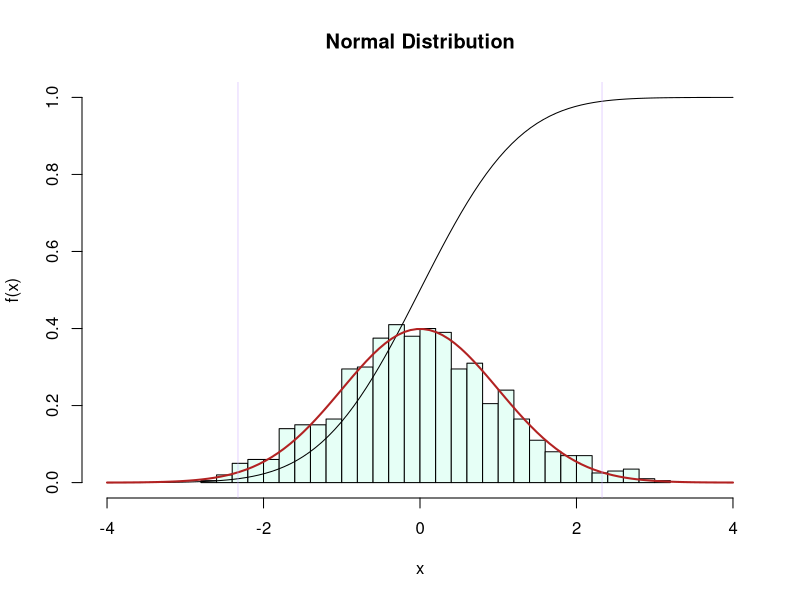
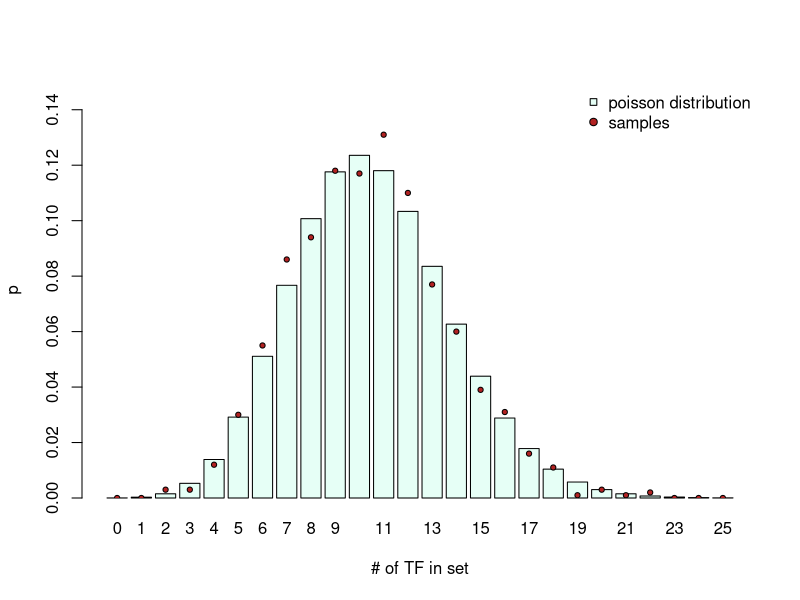
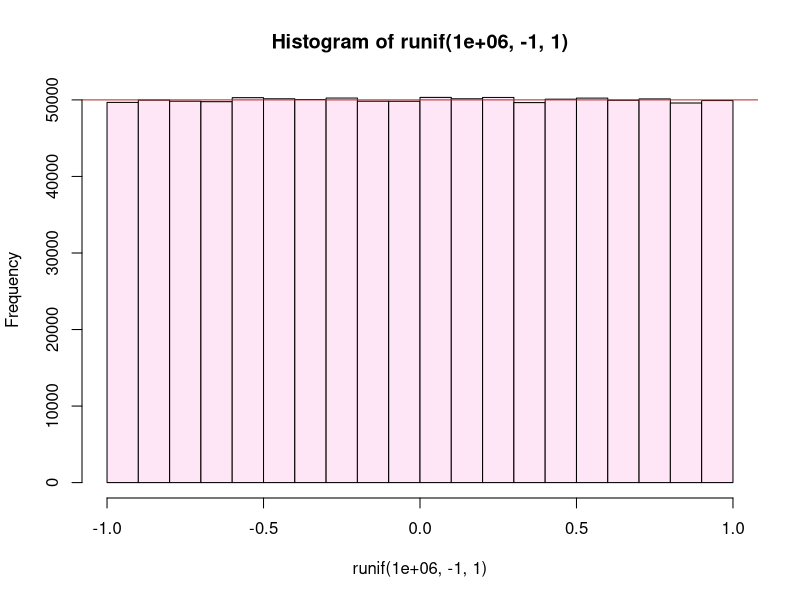
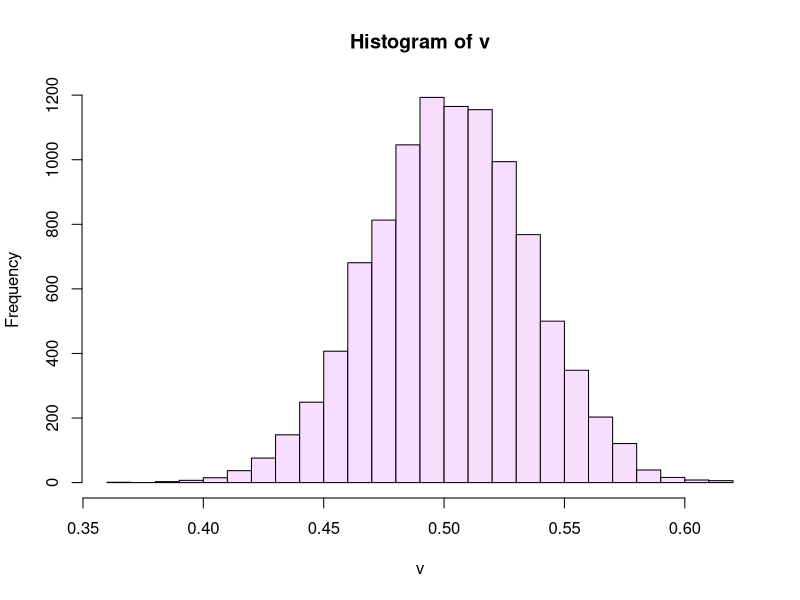
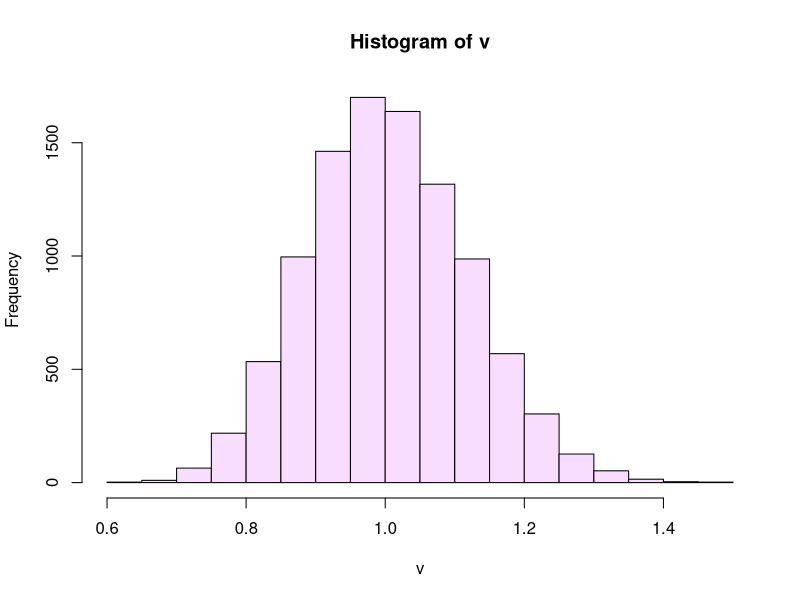
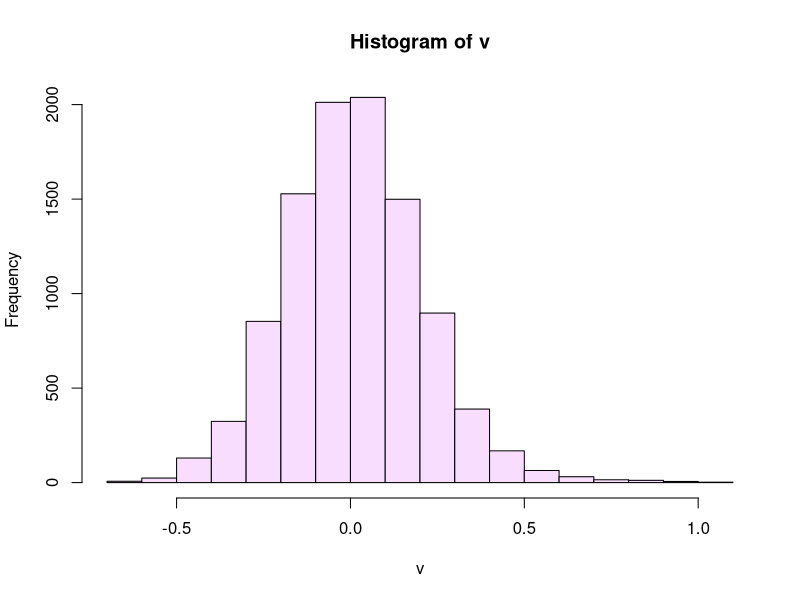
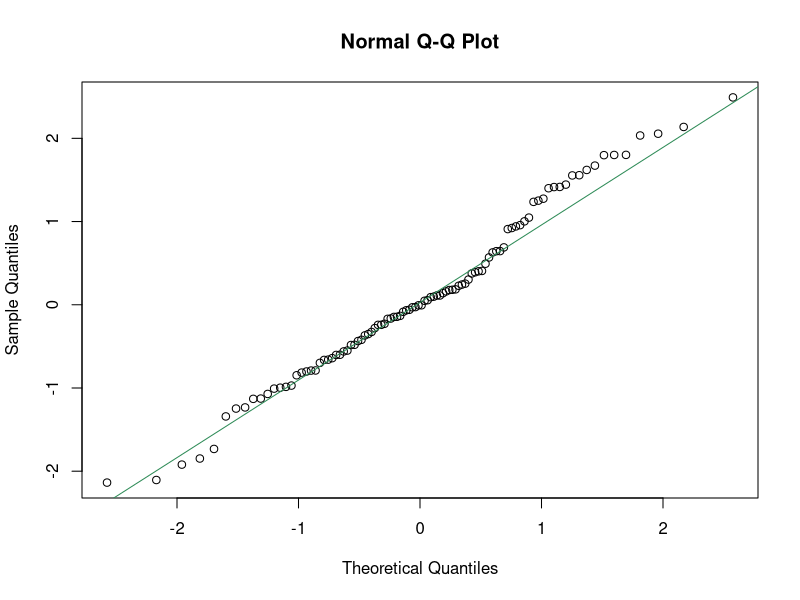
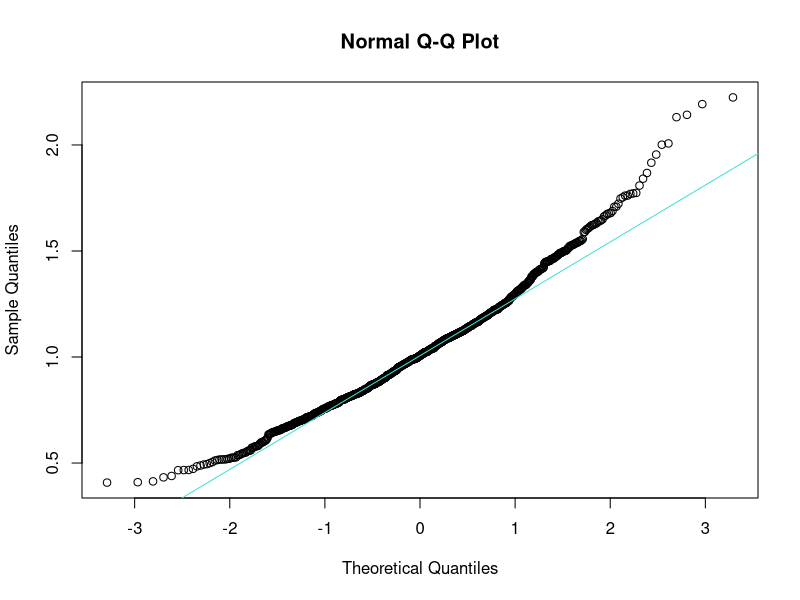

These figures' R source, in order:
# FND-STA-Probability_distribution.R
#
# Purpose:  A Bioinformatics Course:
#              R code accompanying the FND-STA-Probability_distribution unit.
#
# Version:  1.1
#
# Date:     2017  10
# Author:   Boris Steipe (boris.steipe@utoronto.ca)
#
# Versions:
#           1.1    Corrected empirical p-value
#           1.0    First code live version
#
# TODO:
#           Add tasks
#
# == DO NOT SIMPLY  source()  THIS FILE! =======================================
#
# If there are portions you don't understand, use R's help system, Google for an
# answer, or ask your instructor. Don't continue if you don't understand what's
# going on. That's not how it works ...
#
# ==============================================================================


#TOC> ==========================================================================
#TOC>
#TOC>   Section  Title                                                   Line
#TOC> -----------------------------------------------------------------------
#TOC>   1        Introduction                                              49
#TOC>   2        Three fundamental distributions                          112
#TOC>   2.1      The Poisson Distribution                                 115
#TOC>   2.2      The uniform distribution                                 168
#TOC>   2.3      The Normal Distribution                                  188
#TOC>   3        quantile-quantile comparison                             229
#TOC>   3.1      qqnorm()                                                 239
#TOC>   3.2      qqplot()                                                 299
#TOC>   4        Quantifying the difference                               316
#TOC>   4.1      Chi2 test for discrete distributions                     350
#TOC>   4.2      Kullback-Leibler divergence                              441
#TOC>   4.2.1    An example from tossing dice                             452
#TOC>   4.2.2    An example from lognormal distributions                  574
#TOC>   4.3      Kolmogorov-Smirnov test for continuous distributions     616
#TOC>
#TOC> ==========================================================================


# =    1  Introduction  ========================================================

# The space of possible outcomes of events is called a probability distribution
# and the properties of probability distributions are crucial to our work. Many
# distributions like the (discrete) Poisson, or the (continuous) Normal
# distribution have been characterized in great detail, their behaviour is well
# understood, and they are useful for countless applications - but we also need
# to able to work with ad hoc distributions that have never been seen before.

# Let's get a few facts about probability distributions out of the way:

# The "support" of a probability distribution is the range of outcomes that have
# a non-zero probability. The "domain" of a probability distribution is the
# range of probabilities that the distribution can take over its support. Think
# of this as the ranges on the x- and y-axis respectively. Thus the distribution
# can be written as p = f(x).

# The integral over a probability distribution is always 1. This means: the
# distribution reflects the situation that an event does occur, any event, but
# there is not "no event".

# R's inbuilt probability functions always come in four flavours:
# d...  for "density": this is the probability density function (p.d.f.),
#         the value of f(x) at x.
# p...  for "probability": this is the cumulative distribution function
#         (c.d.f.). It is 0 at the left edge of the support, and 1 at
#         the right edge.
# q... for "quantile": The quantile function returns the x value at which p...
#         takes a requested value.
# r... for "random": produces random numbers that are distributed according
#         to the p.d.f.

# To illustrate with the "Normal Distribution" (Gaussian distribution):

# 1000 normally distributed values with default parameters: mean 0, sd 1.
r <- rnorm(1000)

# pastel green: histogram of 1000 random samples
hist(r,
     freq = FALSE,
     breaks = 30,
     xlim = c(-4, 4),
     ylim = c(0, 1),
     main = "Normal Distribution",
     xlab = "x",
     ylab = "f(x)",
     col = "#E6FFF6")

# 100 equally spaced point along x
x <- seq(-4, 4, length.out = 100)

# black: c. d. f. along x. Note that this asymptotically reaches 1
points(x, pnorm(x), type = "l")

# dark red: p. d. f. along x
points(x, dnorm(x), type = "l", lwd = 2, col="firebrick")

# purple: 1% and 99% quantiles
abline(v = qnorm(c(0.01, 0.99)), lwd = 0.5, col = "#CCAAFF")

# Study this plot well and familiarize yourself with the terms.


# =    2  Three fundamental distributions  =====================================


# ==   2.1  The Poisson Distribution  ==========================================

# The Poisson distribution is a discrete probability distribution that
# characterizes how many events we expect among a given number of observations
# if the mean probability of an event is known. Assume we know that there are
# 256 transcription factors among the 6091 protein-coding genes of yeast, then
# the probability of picking a transcription factor at random from all ORFs is
# 256/6091 ~= 4.2%. How many do we expect if we look e.g. at 250 differentially
# expressed genes? This means the mean number of transcription factors  we would
# expect in that sample of differentially expressed genes is (250 * 256)/6091.

dpois(0,  (250 * 256) / 6091)       # Probability of seeing no TFs
dpois(1,  (250 * 256) / 6091)       # Probability of seing one ...
dpois(2,  (250 * 256) / 6091)       # Probability of seing two ...
dpois(3:10, (250 * 256) / 6091)     # Probability of seing from three to ten ...
sum(dpois(0:4, (250 * 256) / 6091)) # Probability of seeing four or less ...

# Lets plot this
N <- 25
x <- dpois(0:N, (250 * 256) / 6091)
names(x) <- as.character(0:N)
midPoints <- barplot(x, col = "#E6FFF6",
             axes = TRUE,
             ylim = c(0, 0.15),
             xlab = "# of TF in set",
             ylab = "p")

# Confirm that our understanding of dpois() is correct, by simulating actual
# trials:

N <- 1000
genes <- numeric(6091)   # All genes are 0
genes[1:256] <- 1        # TFs  are 1

x <- numeric(N)          # initialize vector
set.seed(112358)
for (i in 1:N) {
  x[i] <- sum(sample(genes, 250)) # sum of TFs in our sample in this trial
}

(t <- table(x)/N)

# Add these values to the plot
y <- numeric(26)                     # initialize vector with 26 slots
y[as.numeric(names(t)) + 1] <- t     # put the tabled values there (index + 1)
points(midPoints, y, pch = 21, cex = 0.7, bg = "firebrick")
legend("topright",
       legend = c("poisson distribution", "samples"),
       pch = c(22, 21),
       pt.bg = c("#E6FFF6", "firebrick"),
       bty = "n")


# ==   2.2  The uniform distribution  ==========================================

# The uniform distribution has the same probability over its entire support. R's
# runif() function takes the desired number, the min and the max as arguments.
# Let's plot a histogram of a million values between -1 and 1 to demonstrate.

hist(runif(1e6, -1, 1), breaks = 20, col = "#FFE6F6")
abline(h = 1e6/20, col="firebrick")

# One of the important uses of the uniform distribution is to write conditional
# expressions that are TRUE with a given probability. For example, to get TRUE
# values with a probability of 1/3, we pick a random number between 0 and 1, and
# ask whether the number is smaller than 1/3. Example:

runif(10) < 1/3

#confirm with a million trials
sum(runif(1e6) < 1/3)/1e6  # should be close to 0.33333...


# ==   2.3  The Normal Distribution  ===========================================

# The king of probability distributions. Why? That's because of the Central
# Limit Theorem (CLT) that essentially says that a process that is subject to
# small fluctuations will tend to normally distributed outcomes ... and in
# biology literally everything is subject to small fluctuations.

# Lets simulate: Lets create a vector of 12345 numbers, choose samples of size
# 77 from that vector and calculate the mean. We do that 9999 times. I am just
# using odd numbers so it is clear in the code which number represents what.

x <- runif(12345)
v <- numeric(9999)
for (i in 1:length(v)) {
  v[i] <- mean(sample(x, 77))
}

hist(v, breaks = 20, col = "#F8DDFF")

# Let's try this again, this time sampling from an exponential distribution ...
x <- rexp(12345)
v <- numeric(9999)
for (i in 1:length(v)) {
  v[i] <- mean(sample(x, 77))
}

hist(v, breaks = 20, col = "#F8DDFF")

# ... or from a t-distribution ...
x <- rt(12345, df = 3)
v <- numeric(9999)
for (i in 1:length(v)) {
  v[i] <- mean(sample(x, 77))
}

hist(v, breaks = 20, col = "#F8DDFF")

# The outcomes all give normal distributions, regardless what the details of our
# original distribution were!


# =    3  quantile-quantile comparison  ========================================


# Once we have observed a distribution of outcomes, the next task is often to
# quantify whether the values correspond to a known distribution. This can be
# done with quantile-quantile plots that plot the quantile values of one
# distribution against those of the other. Identically distributed quantiles lie
# on a straight line.


# ==   3.1  qqnorm()  ==========================================================

# The functions qqnorm() and qqline() perform this
# comparison with the normal distribution.

set.seed(1112358)
x <- rnorm(100, mean=0, sd=1) # 100 normally distributed balues
qqnorm(x)
qqline(x, col = "seagreen")

# Our variables in x appear normally distribute - which is not surprising since
# we produced them with rnorm(). What about the kind of sampling we did above?
# Let's test whether samples from an exponential distribution are normally
# distributed (previously we just visually inspected the histogram.)

# Create a vector of sample means from the exponential distribution; use
# only a few samples for the mean
set.seed(112358)
x <- rexp(12345)
v <- numeric(999)
for (i in 1:length(v)) {
  v[i] <- mean(sample(x, 12))
}
qqnorm(v)
qqline(v, col = "turquoise") # normal

#try with more samples
for (i in 1:length(v)) {
  v[i] <- mean(sample(x, 77))
}
qqnorm(v)
qqline(v, col = "steelblue") # normal

#try with many samples
for (i in 1:length(v)) {
  v[i] <- mean(sample(x, 374))
}
qqnorm(v)
qqline(v, col = "plum") # normal

# Exactly as the CLT predicts, the more often we sample - we tried
# 12, 77, and 374 samples - the more "normal" the distribution looks.

# What does a distribution look like that is NOT normal?
# Let's try simulating an "Extreme value distribution". This type of
# distribution appears if we choose the max() of a sample

set.seed(112358)
rEVD <- numeric(9999)
for (i in seq_along(rEVD)) {
  rEVD[i] <- max(rnorm(100))
}
hist(rEVD, breaks = 20, col = "orchid")
# Note the long tail on the right!

qqnorm(rEVD)
qqline(rEVD, col = "orchid") # normal

# Definitely not "normal"!

# ==   3.2  qqplot()  ==========================================================

# qqplot() works like qqnorm(), except that we compare two arbitrary
# distribtutions, rather than one distribution against the normal distribution
# as we did before. Sample against sample.

x <- seq(0, 4, length.out = 100)

dl <- dlnorm(x) # log-normal distribution
dg <- dgamma(x, shape=1.5)   # gamma distribution

plot(dl, type="l")
points(dg, type="l", col = "maroon")

qqplot(dl, dg) # clearly not equal


# =    4  Quantifying the difference  ==========================================


# Quantile-quantile plots give us a visual estimate, but how do we quantify the
# difference between distributions? Let's compare two types of extreme-value
# distributions, a lognormal distribution with the same distribution that is
# slightly shifted, and three gamma distributions with three different shape
# parameters. Let's define and visualize the distributions first, to see what
# we are comparing.

x <- seq(0, 4, length.out = 100)

set.seed(112358)
dl1 <- dlnorm(x) # log-normal distribution
dl2 <- dlnorm(x - 0.25) # log-normal distribution, shifted right (a bit)
dg1.2 <- dgamma(x, shape=1.2)   # three gamma distributions with...
dg1.5 <- dgamma(x, shape=1.5)   # ...wider, and wider...
dg1.9 <- dgamma(x, shape=1.9)   # ...peak

myCols <- c("black", "grey", "maroon", "turquoise", "steelblue")

plot(dl1, type="l", lwd=2)   # visualize the distributions
points(dl2, type="l", col = myCols[2])
points(dg1.2, type="l", col = myCols[3])
points(dg1.5, type="l", col = myCols[4])
points(dg1.9, type="l", col = myCols[5])
legend("topright",
       legend = c("dl1", "dl2", "dg1.2", "dg1.5", "dg1.9"),
       lty = 1,
       lwd = c(2, 1, 1, 1, 1),
       col = myCols,
       bty = "n")


# ==   4.1  Chi2 test for discrete distributions  ==============================

# The chi2 test can be used to compare discrete distributions - even though
# it is not ideal for this purpose.
# (https://stats.stackexchange.com/questions/113692/test-identicality-of-discrete-distributions)
#
# Let's draw 100 random variables according to our target distributions
N <- 100
set.seed(112358)
rL1   <- rlnorm(N) # log-normal distribution
rL2   <- rlnorm(N, meanlog = 0.25) # log-normal distribution, shifted right
rG1.2 <- rgamma(N, shape=1.2)   # three gamma distributions with...
rG1.5 <- rgamma(N, shape=1.5)   # ...wider, and wider...
rG1.9 <- rgamma(N, shape=1.9)   # ...peak

maxX <- max(c(rL1, rL2, rG1.2, rG1.5, rG1.9))

myBreaks <- seq(0, 5, length.out = 10) # 9 intervals from 0 to 5...
myBreaks <- c(myBreaks, maxX) # ... and one that contains the outliers

# It's easy to plot a histogram of one set of random deviates...
hist(rG1.5, breaks = myBreaks, col = myCols[4])

# ... but basic R has no inbuilt function to stack histogram bars side-by-side.
# We use the multhist() function in the plotrix package: check out the
# package information - plotrix has _many_ useful utilities to enhance
# plots or produce informative visualizations.

if (! require(plotrix, quietly=TRUE)) {
  install.packages("plotrix")
  library(plotrix)
}
# Package information:
#  library(help = plotrix)       # basic information
#  browseVignettes("plotrix")    # available vignettes
#  data(package = "plotrix")     # available datasets


h <- multhist(list(rL1, rL2, rG1.2, rG1.5, rG1.9 ),
              breaks = myBreaks,
              col = myCols)
legend("topright",
       legend = c("rL1", "rL2", "rG1.2", "rG1.5", "rG1.9"),
       pch=15,
       col = myCols,
       bty="n")

# We have assigned the output of multihist to the variable h, which now
# contains the densities, midpoints, breaks etc. of the histogram ...
# as well as the matrix of counts:
h[[2]]

# But using hist() or multhist() for binning is a bit of a hack - even though
# it works, of course. The "real" R function to bin data is cut(). cut()
# sorts the values of a vector into bins, and returns the bin-labels as
# integers.

x <- cut(rL1, breaks = myBreaks, labels = FALSE)
table(x)

countsL1   <- table(cut(rL1  , breaks = myBreaks, labels = FALSE))
countsL2   <- table(cut(rL2  , breaks = myBreaks, labels = FALSE))
countsG1.2 <- table(cut(rG1.2, breaks = myBreaks, labels = FALSE))
countsG1.5 <- table(cut(rG1.5, breaks = myBreaks, labels = FALSE))
countsG1.9 <- table(cut(rG1.9, breaks = myBreaks, labels = FALSE))


chisq.test(countsL1, countsL2)

# Note that this use of the chi2 test does not have very much power, since it
# does not assume the values for the bins are ordered, but takes them to
# be independent. Also, chisq.test() complains about the Chi-squared
# approximation to be possibly incorrect because some of the counts are small.
# In this case, rather than rely on the in-built chi-square table, we can do
# an explicit simulation to estimate the p-value for the null hypothesis.
#
chisq.test(countsL1, countsL2, simulate.p.value = TRUE, B = 10000)

# Note that the probability that the samples came from the same distribution is
# quite high. We don't seem to be able to distinguish l1 and l2 with the chi2
# test.

# Let's calculate this for the other distribution too:

chisq.test(countsL1, countsG1.2, simulate.p.value = TRUE, B = 10000)
chisq.test(countsL1, countsG1.5, simulate.p.value = TRUE, B = 10000)
chisq.test(countsL1, countsG1.9, simulate.p.value = TRUE, B = 10000)

# As a result, we would conclude that none of these distributions are
# significantly different.

# ==   4.2  Kullback-Leibler divergence  =======================================

# For discrete probability distributions, there is a much better statistic, the
# Kullback-Leibler divergence (or relative entropy). It is based in information
# theory, and evaluates how different the matched pairs of outcome categories
# are. Its inputs are the probability mass functions (p.m.f.) of the two
# functions to be compared. A probability mass function is the probability of
# every outcome the process can have. Kullback-Leibler divergence therefore can
# be applied to discrete distributions. But we need to talk a bit about
# converting counts to p.m.f.'s.

# ===  4.2.1  An example from tossing dice

#  The p.m.f of an honest die is (1:1/6, 2:1/6, 3:1/6, 4:1/6, 5:1/6, 6:1/6). But
#  there is an issue when we convert sampled counts to frequencies, and estimate
#  probabilities with these frequencies. The problem is: by chance we might not
#  have observed a particular outcome! Consider this example:

set.seed(47)
N <- 20
(counts <- table(sample(1:6, N, replace = TRUE)))

# We have not observed a "2"!
#
# Now, if we convert the counts to frequencies, and assume these to be
# probabilities, we get an observed p.m.f:
pmf <- numeric(6)
for (i in seq_along(counts)) {
  outcome <- as.integer(names(counts)[i])
  pmf[outcome] <- counts[i]/N
}
names(pmf) <- 1:6
pmf

# This means we assign a probability of 0 to the outcome "2" - because we
# haven't observed it. But how do we compare it then? What does it mean when we
# should have 1/6 of "2"s but we have none whatsoever? Taken at face value it
# means we are comparing apples to oranges - essentially a five-faced die with a
# six-faced die - and therefore divergence is infinitely large. Obviously, that
# was just a problem caused by our limited sampling, but the question remains:
# how do we account for missing data? There are several solutions, for example,
# for ordered data one could substitute the average values of the two bracketing
# outcomes. But a simple and quite robust solution is to add "pseudocounts".
# This is called adding a Laplace prior, or a Jeffreys prior: in our case,
# simply add 0.5 to every category.

# pmf of an honest die
pmfHD <- rep(1/6, 6)
names(pmfHD) <- 1:6
pmfHD

# pmf, estimated from our sampled counts with and without pseudocounts

pmfPC <- numeric(6) + 0.5
for (i in seq_along(counts)) {
  outcome <- as.integer(names(counts)[i])
  pmfPC[outcome] <- counts[i] + pmfPC[outcome]
}
pmfPC <- pmfPC / sum(pmfPC)
names(pmfPC) <- 1:6
pmf     # before
pmfPC   # after

# The definition of a function that takes samples and returns a pmf
# with pseudocounts is straightforward, but requires a bit of juggling
# the observed values into the right slots. Here's what this can look like:

pmfPC <- function(cts, nam) {
  # Convert counts to a p.m.f, adding a pseudocount of 0.5 to all categories
  # of outcomes (Jeffreys prior).
  # Parameters:
  #    cts  num   raw counts
  #    nam        names of the categories, converted to char
  # Value   a probability mass function

  nam <- as.character(nam)
  if (!all(names(cts) %in% nam)) {
    stop("PANIC: names in \"cts\" do not match \"nam\"!")
  }
  pmf <- numeric(length(nam))
  names(pmf) <- nam
  pmf[names(cts)] <- cts[names(cts)]
  pmf <- pmf + 0.5    # add pseudocounts
  return(pmf/sum(pmf))
}



# The definition of the Kullback-Leibler divergence itself is quite simple
# actually: for two distributions, p and q it is sum(p * log( p / q))

KLdiv <- function(p, q) {
  # p and q are two pmfs of discrete probability distributions
  # with the same outcomes, which are nowhere 0.
  # Value:  Kullback-Leibler divergence  sum(p * log( p / q))).

  if (length(p) != length(q)) {
    stop("PANIC: input vector lengths differ!")
  }
  if (any(c((p == 0), (q == 0)))) {
    stop("PANIC: 0's found in input vectors!")
  }

  return(sum(p * log( p / q )))
}

# Now we can calculate KL-divergences for our six-faced die example:

KLdiv(rep(1/6, 6), pmfPC(counts, 1:6)) # p.m.f. of an honest die vs. our
                                       # actual counts

# Is that a lot? Let's look at the distribution of KL-divergences in our
# six-sided die scenario: p.m.f. of 20 samples each versus the theoretical
# p.m.f.

N <- 1000
nSample <- 20
divs <- numeric(N)
for (i in 1:N) {
  x <- table(sample(1:6, nSample, replace = TRUE))
  divs[i] <- KLdiv(rep(1/6, 6), pmfPC(x, 1:6))
}

hist(divs,
     col = "whitesmoke",
     xlab = "Kullback-Leibler divergence",
     main = sprintf("%d samples of honest die", nSample))
abline(v = KLdiv(rep(1/6, 6), pmfPC(counts, 1:6)), col="firebrick")

# We see that our example sample (KL-divergence marked with the red line) is
# somewhat but not drastically atypical.


# ===  4.2.2  An example from lognormal distributions

# We had compared a set of lognormal and gamma distributions above, now we
# can use KL-divergence to quantify their similarity:

pmfL1 <- pmfPC(countsL1, nam = 1:10)
pmfL2 <- pmfPC(countsL2, nam = 1:10)
KLdiv(pmfL1, pmfL2)  # 0.1087

# To evaluate what this number means, we can run a simple simulation: we create
# random samples according to the rL1 distribution, calculate the Kullback
# Leibler divergence with countsL1, and compare the distribution we get with the
# value we observed as the difference with discL2. Essentially, this tells us
# the probability that countsL2 is actually a sample from the L1 function.
# Here we go:

N <- 1000
divs <- numeric(N)

set.seed(31416)
for (i in 1:N) {
  x <- rlnorm(100) # get random samples from our reference distributions
  y <- table(cut(x, breaks = myBreaks, labels = FALSE))  # tabulate counts
  q <- pmfPC(y, nam = 1:10)  # convert to p.m.f. with pseudocounts
  divs[i] <- KLdiv(pmfL1, q)     # calculate Kullback-Leibler divergence
}

hist(divs,
     col = "thistle",
     xlab = "Kullback-Leibler divergence",
     main = sprintf("Samples from shifted lnorm()"))
abline(v = KLdiv(pmfL1, pmfL2), col="firebrick")

# How many KL-divergences were less than the difference we observed?
sum(divs < KLdiv(pmfL1, pmfL2)) #933

# Therefore the empirical p-value that the samples came from the same
# distribution is only 100 * ((N - 933) + 1) / (N + 1) (%) ... 6.8%. You see
# that this gives a much more powerful statistical approach than the chi2 test
# we used above.


# ==   4.3  Kolmogorov-Smirnov test for continuous distributions  ==============

# The Kolmogorov-Smirnov (KS) test is meant for continuous distributions, i.e.
# the probability it calculates assumes that the function values are all
# different. In the case of random samples, that is a reasonable assumption. KS
# is a two-sample goodness of fit test, i.e. it has a null-hypothesis that the
# samples were taken from the same (unknown) distribution, and then asks whether
# this is likely, given the actual values. It is sensitive both to differences
# in location (position of the mean), and differences in shape. R has the
# ks.test() function to calculate it.

ks.test(dl1, dl2)     # vs. shifted log-normal.
ks.test(dl1, dg1.2)   # vs. the three gamma distributions
ks.test(dl1, dg1.5)
ks.test(dl1, dg1.9)
ks.test(dg1.5, dg1.9) # the two last gammas against each other

# (The warnings about the presence of ties comes from the 0's in our function
# values). The p-value that these distributions are samples of the same
# probability distribution gets progressively smaller.



# [END]
